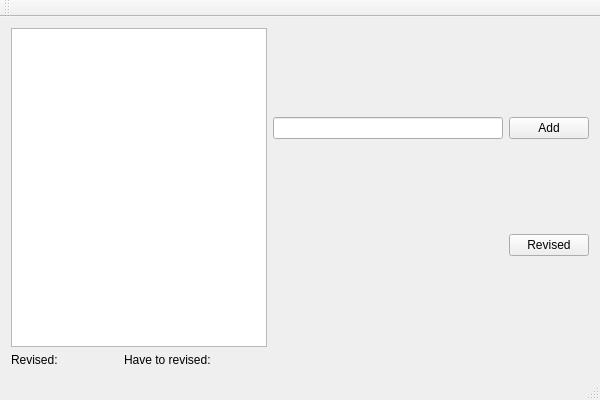
<?xml version="1.0" encoding="UTF-8"?>
<ui version="4.0">
 <class>ExamenClass</class>
 <widget class="QMainWindow" name="ExamenClass">
  <property name="geometry">
   <rect>
    <x>0</x>
    <y>0</y>
    <width>600</width>
    <height>400</height>
   </rect>
  </property>
  <property name="windowTitle">
   <string>Examen</string>
  </property>
  <widget class="QWidget" name="centralWidget">
   <layout class="QGridLayout" name="gridLayout">
    <item row="0" column="0" colspan="4">
     <widget class="QListView" name="filesView"/>
    </item>
    <item row="0" column="4">
     <layout class="QGridLayout" name="gridLayout_2">
      <item row="1" column="0">
       <widget class="QLineEdit" name="nameEdit"/>
      </item>
      <item row="1" column="1">
       <widget class="QPushButton" name="addButton">
        <property name="text">
         <string>Add</string>
        </property>
       </widget>
      </item>
      <item row="2" column="1">
       <widget class="QPushButton" name="revisedButton">
        <property name="text">
         <string>Revised</string>
        </property>
       </widget>
      </item>
     </layout>
    </item>
    <item row="1" column="0">
     <widget class="QLabel" name="revisedLabel">
      <property name="text">
       <string>Revised:</string>
      </property>
     </widget>
    </item>
    <item row="1" column="1">
     <widget class="QLabel" name="revisedValue">
      <property name="text">
       <string/>
      </property>
     </widget>
    </item>
    <item row="1" column="2">
     <widget class="QLabel" name="haveLabel">
      <property name="text">
       <string>Have to revised:</string>
      </property>
     </widget>
    </item>
    <item row="1" column="3">
     <widget class="QLabel" name="haveTo">
      <property name="text">
       <string/>
      </property>
     </widget>
    </item>
   </layout>
  </widget>
  <widget class="QMenuBar" name="menuBar">
   <property name="geometry">
    <rect>
     <x>0</x>
     <y>0</y>
     <width>600</width>
     <height>18</height>
    </rect>
   </property>
  </widget>
  <widget class="QToolBar" name="mainToolBar">
   <attribute name="toolBarArea">
    <enum>TopToolBarArea</enum>
   </attribute>
   <attribute name="toolBarBreak">
    <bool>false</bool>
   </attribute>
  </widget>
  <widget class="QStatusBar" name="statusBar"/>
 </widget>
 <layoutdefault spacing="6" margin="11"/>
 <resources>
  <include location="Examen.qrc"/>
 </resources>
 <connections/>
</ui>
